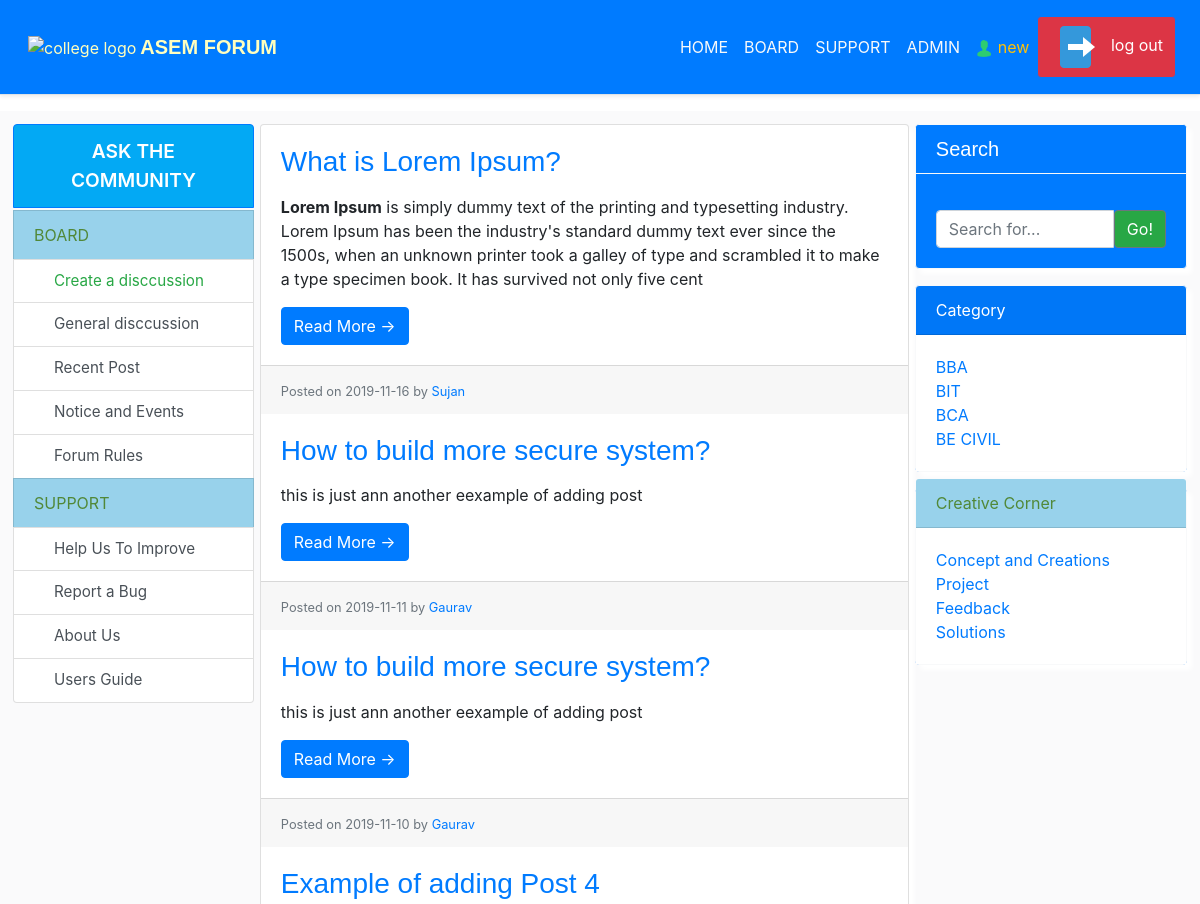
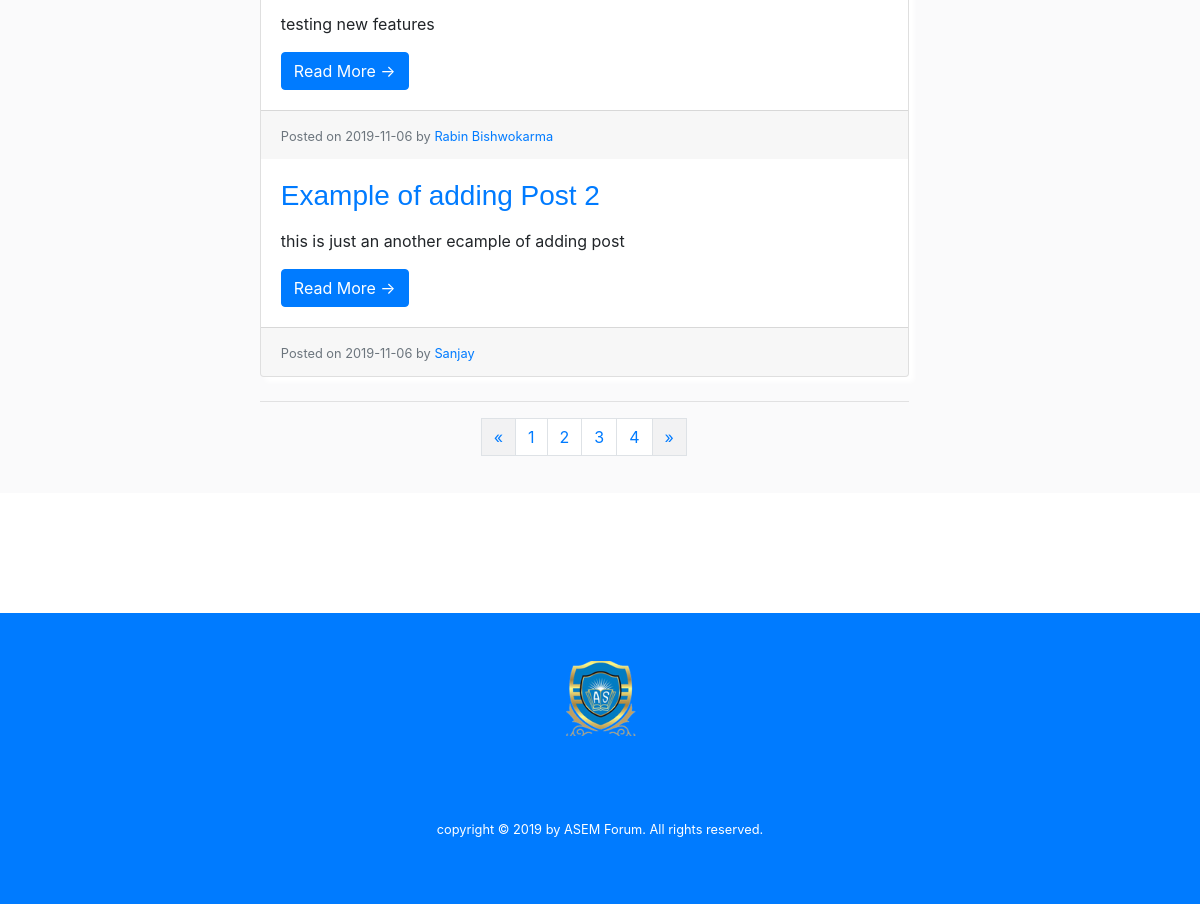
The page / (signed in) on the database its author committed (2 pictures, top to bottom).
### tables this page shows
CREATE TABLE `posts` (
  `post_id` int(4) NOT NULL,
  `post_cat_id` int(9) NOT NULL,
  `post_title` varchar(255) NOT NULL,
  `post_user` varchar(255) NOT NULL,
  `post_date` date NOT NULL,
  `post_content` text NOT NULL,
  `post_tags` varchar(255) NOT NULL,
  `post_comment_count` int(11) NOT NULL DEFAULT '0',
  `post_status` varchar(255) NOT NULL DEFAULT 'draft ',
  `post_views_count` int(11) NOT NULL DEFAULT '0'
);

CREATE TABLE `faculty` (
  `fac_id` int(2) NOT NULL,
  `fac_name` varchar(40) NOT NULL
);

CREATE TABLE `corner` (
  `ctv_id` int(4) NOT NULL,
  `ctv_name` varchar(40) NOT NULL
);

### admin/functions.php (called while the page is built, shortened)
<?php
function isLoggedIn() {
    if (isset($_SESSION['user_role'])) {
        return true;
    }
    return false;
}
?>

### index.php (the view, shortened to what this page needs)
<?php include "includes/header.php"; ?>
<?php include "includes/nav.php";?>
  <div class="flex-container">
   <?php include "includes/askthecommunity.php";?>
    <div class="item i2" style="max-width: 55%;">
      <div class="card mb-4">
        <div>
<?php
$per_page = 5;
if (isset($_GET['page'])) {
    $page = $_GET['page'];
} else { $page = ""; }
if ($page == "" || $page == 1) {
    $page_1 = 0;
} else {
    $page_1 = ($page * $per_page) - $per_page;
}
$post_query_count = "SELECT * FROM posts ";
$do_count = mysqli_query($connection, $post_query_count);
$count = mysqli_num_rows($do_count);
$count = ceil($count / $per_page);
$query = "SELECT * FROM posts where post_status = 'published' ORDER BY post_id DESC LIMIT $page_1, $per_page " ;
$sel_all_posts_query = mysqli_query($connection, $query);
while($row = mysqli_fetch_assoc($sel_all_posts_query)) {
    $post_id = $row['post_id'];
    $post_title = $row['post_title'];
    $post_user = $row['post_user'];
    $post_date = $row['post_date'];
    $post_content = substr($row['post_content'],0,300);
    ?><div class="card-body"><h3 class="card-title">
       <a href="post.php?p_id=<?php echo $post_id; ?>"><?php echo $post_title ; ?></a>
    </h3>
          <p class="card-text"><?php echo $post_content  ?></p>
          <a href="post.php?p_id=<?php echo $post_id; ?>" class="btn btn-primary">Read More &rarr;</a>
        </div>
        <div class="card-footer text-muted"><small>
          Posted on <?php echo $post_date  ?> by
          <a href="user_posts.php?user=<?php echo $post_user; ?>&p_id=<?php echo $post_id;  ?>"><?php echo $post_user; ?></a></small>
        </div>
<?php }
?></div>
</div>
        <hr>
              <ul class="pagination justify-content-center mb-4">
                  <li class="disabled">
                      <span style="background-color: rgba(0, 0, 0, 0.03);" class="page-link" href="#" tabindex="-1">&laquo;</span>
                  </li>
                  <?php
                  for ($i=1; $i<=$count; $i++) {
                      if ($i == $page ){
                          echo "<li class='page-item'><a class='page-link active' href='index.php?page={$i}'>{$i}</a>";
                      } else {
                      echo "<li class='page-item'><a class='page-link' href='index.php?page={$i}'>{$i}</a>";
                      }
                  }
                  ?>
                  <li class="disabled">
                      <span style="background-color: rgba(0, 0, 0, 0.03);" class="page-link" href="#" tabindex="-1">&raquo;</span>
                  </li>
              </ul>
    </div>
    <div class="item i3">
<?php
include "includes/category.php";
?>
<?php
include "includes/footer.php";
?>

### includes/header.php (shortened to what this page needs)
<?php include "admin/functions.php"; ?>
<!DOCTYPE html>
<html lang="en">
<head>
  <link rel="stylesheet" type="text/css" href="resources/css/bootstrap.css">
  <link rel="stylesheet" type="text/css" href="resources/css/flexbox.css">
  <link rel="stylesheet" type="text/css" href="resources/css/popup.css">
  <link rel="stylesheet" type="text/css" href="resources/css/pagination.css">
</head>
<body>

### includes/nav.php (shortened to what this page needs)
<div id="navg"
    class="d-flex flex-column flex-md-row align-items-center p-3 px-md-4 mb-3 bg-primary border-bottom shadow-sm">
    <picture id="main__logo">
      <source srcset="resources/img/asem.png 1x, resources/img/asem.png 2x" media="(max-width: 37.5em)">
      <img srcset="resources/img/asem.png1x, resources/img/asem.png 2x" alt="college logo" src="resources/img/asem.png">
    </picture>
  <h5 class="my-0 mr-md-auto font-weight-bold">ASEM FORUM</h5>
    <a class='p-2 text-light' href="index.php">HOME</a>
    <a class='p-2 text-light' href="#">BOARD</a>
    <a class='p-2 text-light' href="#">SUPPORT</a>
<?php if (isset($_SESSION['user_role'])): ?>
    <a class='p-2 text-light' href="admin">ADMIN</a>
    <span class='p-2   text-warning'><img srcset="resources/img/user.png 1.5x" src="resources/img/user.png"> <?php echo $_SESSION['username'] ?></span>
    <a class="btn btn-primary bg-danger"  href="includes/logout.php">
        <picture id="main__logo">
            <source srcset="resources/img/exit16.png 2x" media="(max-width: 37.5em)">
            <img srcset=" resources/img/exit16.png 2x" alt="college logo" src="resources/img/exit16.png">
        </picture>log out</a>
<?php else: ?>
    <a class='p-2 text-light' href="includes/signin.php">SIGN IN</a>
    <a class="btn btn-outline-primary bg-light border-warning font-weight-bold text-warning"
       href="components/signup.php">Sign up</a>
<?php endif; ?>
  </div>

### includes/askthecommunity.php
<div class="item i1">
      <div class="list-group">
        <a id="ask" href="#" class="list-group-item list-group-item-action active">
          ASK THE COMMUNITY
        </a>
        <a id="board" href="#" class="list-group-item list-group-item-action disabled">BOARD</a>
          <?php
          if (isLoggedIn()){
              echo "<a id=\"p\" href=\"new_post.php\" class=\"list-group-item list-group-item-action\ text-success \">Create a disccussion</a>";
          } else {
              echo "<a id=\"p\" href=\"components/signup.php\" class=\"list-group-item list-group-item-action\">Create a disccussion</a>";
          }
          ?>
        <a id="p" href="index.php" class="list-group-item list-group-item-action">General disccussion</a>
        <a id="p" href="#" class="list-group-item list-group-item-action">Recent Post</a>
        <a id="p" href="#" class="list-group-item list-group-item-action ">Notice and Events</a>
        <a id="p" href="components/terms.html" class="list-group-item list-group-item-action ">Forum Rules</a>
        <a id="board" href="#" class="list-group-item list-group-item-action disabled">SUPPORT</a>
        <a id="p" href="#" class="list-group-item list-group-item-action">Help Us To Improve</a>
        <a id="p" href="#" class="list-group-item list-group-item-action">Report a Bug</a>
        <a id="p" href="components/terms.html" class="list-group-item list-group-item-action ">About Us</a>
        <a id="p" href="components/usersguide.php" class="list-group-item list-group-item-action ">Users Guide</a>
      </div>
    </div>

### includes/category.php
<div class="card border-light text-white bg-primary mb-3" style="max-width: 18rem;">
                    <h5 class="card-header border-light text-white bg-primary mb-3">Search</h5>
<form action="search.php" method="post">
                    <div class="card-body">
                        <div class="input-group ">
                            <input name="search" type="text" class="form-control" placeholder="Search for...">
                            <span class="input-group-btn ">
                                <button name="submit" class="btn btn-secondary bg-success" type="submit">Go!</button>
                            </span>
                        </div>
                    </div>
</form>
    </div>
<div class="card border-light text-white bg-primary mb-3" style="max-width: 18rem;">
<?php
$query = "select * from faculty";
$sel_all_fac_query = mysqli_query($connection, $query);
?>
        <div class="card-header">Category</div>
        <div id="cbd" class="card-body">
          <ul class="list-unstyled mb-0">
          <?php
          while($row = mysqli_fetch_assoc($sel_all_fac_query)) {
            $fac_name = $row['fac_name'];
            $fac_id = $row['fac_id'];
            echo "<li> <a href='faculty.php?faculty=$fac_id'>{$fac_name} </a> </li>" ;
         }
          ?>
          </ul>
        </div>
      </div>
      <div class="card border-light text-white bg-primary mb-3" style="max-width: 18rem;">
      <?php
$query = "select * from corner";
$sel_all_corn_query = mysqli_query($connection, $query);
?>
        <div id="cbdh" class="card-header">Creative Corner</div>
        <div id="cbd" class="card-body">
          <ul class="list-unstyled mb-0">
          <?php
          while($row = mysqli_fetch_assoc($sel_all_corn_query)) {
            $ctv_name = $row['ctv_name'];
            echo "<li> <a href='#'>{$ctv_name} </a> </li>" ;
         }
          ?>
          </ul>
        </div>
      </div>
    </div>
  </div>

### includes/footer.php (shortened to what this page needs)
<link rel="stylesheet" type="text/css" href="resources/css/bootstrap.css">
<footer class="py-5 bg-primary">
    <div class="footer__logo-box">
      <picture class="footer__logo">
        <source srcset="resfources/img/asem.png" media="(max-width: 37.5em)">
        <img srcset="resources/img/asem.png 1x" alt="Full logo" src="resources/img/asem.png">
      </picture>
    </div>
    <div class="container">
      <p class="text-center text-white"><small>copyright &copy; 2019 by ASEM Forum. All rights reserved.</small> </p>
    </div>
  </footer>
</body>

### resources/css/flexbox.css (style rules this page uses)
.flex-container { background-color: #fafafb; padding: 10px; margin-bottom: 10%; display: flex; justify-content: space-around; }
.item { margin: 3px; font-size: 1rem; list-style: none; flex-grow: 1; }
.i1 { flex-grow: inherit; }
.i2 { flex-grow: 8; }
.i3 { flex-grow: inherit; }
#ask { text-align: center; font-size: 1.2rem; font-weight: 600; margin-bottom: 2px; }
#board { background-color: #98D2EB; color: rgb(81, 136, 56); }
#p { padding-top: 10px; padding-bottom: 10px; padding-left: 40px; font-size: 0.95rem; }
#cbd { background-color: #fff; color: #000; }
#cbdh { background-color: #98D2EB; color: rgb(81, 136, 56); margin-top: -10px; }
.card { box-shadow: 5px 5px 5px #fff; }

### resources/css/pagination.css (style rules this page uses)
.page-item { background-color: #17a2b8; ; }
.active { color: #fff!important; background: #007bff; background-color: #03a9f4!important; padding: 1px 2px; display: inline-block; color: #fff; }

### includes/nav.php (style rules this page uses)
#main__logo { padding: 2px; margin: 2px; }
#navg { color: #FFFFBF; }
h1, h2, h3, h4 ,h5 { font-size: 1.8rem; font-family: 'Crimson Text', serif; }

### includes/footer.php (style rules this page uses)
.footer__logo { width: 15rem; height: auto; }
.footer__logo-box { text-align: center; margin-bottom: 5rem; }

### rows shown on the page
posts: post_title "What is Lorem Ipsum?", post_content "Lorem Ipsum is simply dummy text of the printing and typesetting industry. Lorem Ipsum has been the industry's standard dummy text ever since the 1500s, when an unknown printer took a galley of type and scrambled it to make a type specimen book. It has survived not only five cent", post_date "2019-11-16", post_user "Sujan"
posts: post_title "How to build more secure system?", post_content "this is just ann another eexample of adding post", post_date "2019-11-11", post_user "Gaurav"
posts: post_title "How to build more secure system?", post_content "this is just ann another eexample of adding post", post_date "2019-11-10", post_user "Gaurav"
posts: post_title "Example of adding Post 4", post_content "testing new features", post_date "2019-11-06", post_user "Rabin Bishwokarma"
posts: post_title "Example of adding Post 2", post_content "this is just an another ecample of adding post", post_date "2019-11-06", post_user "Sanjay"
faculty: fac_name "BBA"
faculty: fac_name "BIT"
faculty: fac_name "BCA"
faculty: fac_name "BE CIVIL"
corner: ctv_name "Concept and Creations"
corner: ctv_name "Project"
corner: ctv_name "Feedback"
corner: ctv_name "Solutions"

### other values the page prints
$_SESSION['username'] "new"
